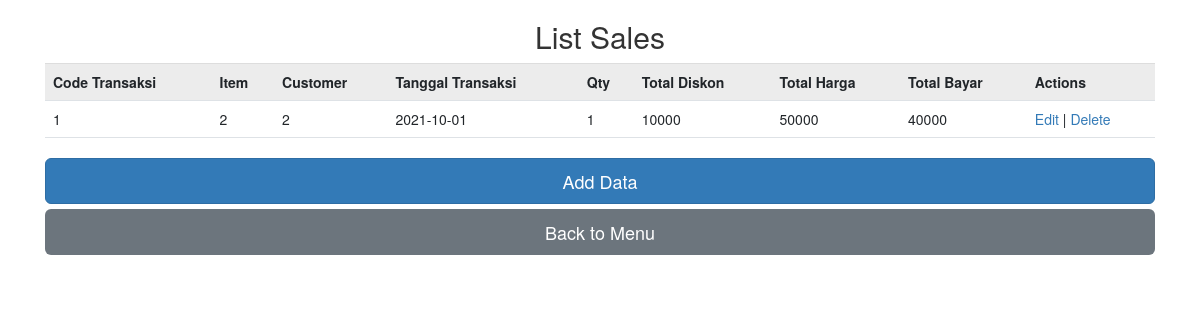
Page /index.php/sales on the committed database.
### tables this page shows
CREATE TABLE `sales` (
  `code_transaksi` int(11) NOT NULL,
  `tanggal_transaksi` date NOT NULL,
  `item` int(11) NOT NULL,
  `qty` int(11) NOT NULL,
  `total_diskon` int(11) NOT NULL,
  `total_harga` int(11) NOT NULL,
  `total_bayar` int(11) NOT NULL,
  `customer` int(11) NOT NULL
);

### application/controllers/Sales.php (called while the page is built, shortened)
<?php
class Sales extends CI_Controller{
    function __construct()
    {
        $this->load->model('Model_sales');
    }
    function index()
    {
        $data['sales'] = $this->Model_sales->get_all_sales();
        $data['_view'] = 'sales/index';
        $this->load->view('layouts/main',$data);
    }
}

### index.php (called while the page is built, shortened)
<?php
require_once BASEPATH.'core/CodeIgniter.php';

### application/models/Model_sales.php (called while the page is built, shortened)
<?php
class Model_sales extends CI_Model
{
    function get_all_sales()
    {
        $this->db->order_by('code_transaksi', 'desc');
        return $this->db->get('sales')->result_array();
    }
}

### application/views/sales/index.php (the view, shortened to what this page needs)
<head>
  <link rel="stylesheet" href="https://maxcdn.bootstrapcdn.com/bootstrap/3.4.1/css/bootstrap.min.css">
</head>
<body>
  <h2 class="text-center">List Sales</h2>
  <div class="container">
  <table class="table table-striped">
    <tr>
		<th>Code Transaksi</th>
		<th>Item</th>
		<th>Customer</th>
		<th>Tanggal Transaksi</th>
		<th>Qty</th>
		<th>Total Diskon</th>
		<th>Total Harga</th>
		<th>Total Bayar</th>
		<th>Actions</th>
    </tr>
	<?php foreach($sales as $s){ ?>
    <tr>
		<td><?php echo $s['code_transaksi']; ?></td>
		<td><?php echo $s['item']; ?></td>
		<td><?php echo $s['customer']; ?></td>
		<td><?php echo $s['tanggal_transaksi']; ?></td>
		<td><?php echo $s['qty']; ?></td>
		<td><?php echo $s['total_diskon']; ?></td>
		<td><?php echo $s['total_harga']; ?></td>
		<td><?php echo $s['total_bayar']; ?></td>
		<td>
            <a href="<?php echo site_url('sales/edit/'.$s['code_transaksi']); ?>">Edit</a> |
            <a href="<?php echo site_url('sales/remove/'.$s['code_transaksi']); ?>">Delete</a>
        </td>
    </tr>
	<?php } ?>
</table>
  <a href="<?php echo site_url('sales/add/'); ?>" type="button" class="btn btn-primary btn-lg btn-block">Add Data</a>
  <a href="<?php echo site_url('home/'); ?>" type="button" class="btn btn-secondary btn-lg btn-block">Back to Menu</a>
</body>

### rows in the picture
sales: code_transaksi "1", item "2", customer "2", tanggal_transaksi "2021-10-01", qty "1", total_diskon "10000", total_harga "50000", total_bayar "40000"
